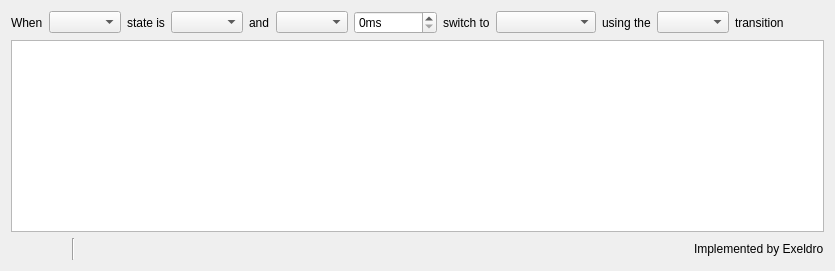
     <widget class="QWidget" name="mediaTab">
      <attribute name="title">
       <string notr="true">Media</string>
      </attribute>
      <layout class="QVBoxLayout" name="verticalLayout_28">
       <item>
        <layout class="QHBoxLayout" name="horizontalLayout_39">
         <item>
          <widget class="QLabel" name="label_48">
           <property name="text">
            <string>When</string>
           </property>
          </widget>
         </item>
         <item>
          <widget class="QComboBox" name="mediaSources"/>
         </item>
         <item>
          <widget class="QLabel" name="label_49">
           <property name="text">
            <string>state is</string>
           </property>
          </widget>
         </item>
         <item>
          <widget class="QComboBox" name="mediaStates"/>
         </item>
         <item>
          <widget class="QLabel" name="label_50">
           <property name="text">
            <string>and</string>
           </property>
          </widget>
         </item>
         <item>
          <widget class="QComboBox" name="mediaTimeRestrictions"/>
         </item>
         <item>
          <widget class="QSpinBox" name="mediaTime">
           <property name="suffix">
            <string notr="true">ms</string>
           </property>
           <property name="minimum">
            <number>0</number>
           </property>
           <property name="maximum">
            <number>1000000</number>
           </property>
          </widget>
         </item>
         <item>
          <widget class="QLabel" name="label_51">
           <property name="text">
            <string>switch to</string>
           </property>
          </widget>
         </item>
         <item>
          <widget class="QComboBox" name="mediaScenes">
           <property name="minimumSize">
            <size>
             <width>100</width>
             <height>0</height>
            </size>
           </property>
          </widget>
         </item>
         <item>
          <widget class="QLabel" name="label_52">
           <property name="text">
            <string>using the</string>
           </property>
          </widget>
         </item>
         <item>
          <widget class="QComboBox" name="mediaTransitions"/>
         </item>
         <item>
          <widget class="QLabel" name="label_53">
           <property name="text">
            <string>transition</string>
           </property>
          </widget>
         </item>
         <item>
          <spacer name="horizontalSpacer_29">
           <property name="orientation">
            <enum>Qt::Horizontal</enum>
           </property>
           <property name="sizeHint" stdset="0">
            <size>
             <width>40</width>
             <height>20</height>
            </size>
           </property>
          </spacer>
         </item>
        </layout>
       </item>
       <item>
        <widget class="QListWidget" name="mediaSwitches">
         <property name="enabled">
          <bool>true</bool>
         </property>
         <property name="sortingEnabled">
          <bool>false</bool>
         </property>
        </widget>
       </item>
       <item>
        <layout class="QHBoxLayout" name="horizontalLayout_40">
         <item>
          <widget class="QPushButton" name="mediaAdd">
           <property name="maximumSize">
            <size>
             <width>22</width>
             <height>22</height>
            </size>
           </property>
           <property name="flat">
            <bool>true</bool>
           </property>
           <property name="themeID" stdset="0">
            <string notr="true">addIconSmall</string>
           </property>
          </widget>
         </item>
         <item>
          <widget class="QPushButton" name="mediaRemove">
           <property name="maximumSize">
            <size>
             <width>22</width>
             <height>22</height>
            </size>
           </property>
           <property name="flat">
            <bool>true</bool>
           </property>
           <property name="themeID" stdset="0">
            <string notr="true">removeIconSmall</string>
           </property>
          </widget>
         </item>
         <item>
          <spacer name="horizontalSpacer_106">
           <property name="orientation">
            <enum>Qt::Horizontal</enum>
           </property>
           <property name="sizeType">
            <enum>QSizePolicy::Fixed</enum>
           </property>
           <property name="sizeHint" stdset="0">
            <size>
             <width>5</width>
             <height>20</height>
            </size>
           </property>
          </spacer>
         </item>
         <item>
          <widget class="Line" name="line_34">
           <property name="orientation">
            <enum>Qt::Vertical</enum>
           </property>
          </widget>
         </item>
         <item>
          <spacer name="horizontalSpacer_107">
           <property name="orientation">
            <enum>Qt::Horizontal</enum>
           </property>
           <property name="sizeType">
            <enum>QSizePolicy::Fixed</enum>
           </property>
           <property name="sizeHint" stdset="0">
            <size>
             <width>5</width>
             <height>20</height>
            </size>
           </property>
          </spacer>
         </item>
         <item>
          <widget class="QPushButton" name="mediaUp">
           <property name="maximumSize">
            <size>
             <width>22</width>
             <height>22</height>
            </size>
           </property>
           <property name="text">
            <string/>
           </property>
           <property name="icon">
            <iconset>
             <normaloff>../../../forms/images/up.svg</normaloff>../../../forms/images/up.svg</iconset>
           </property>
           <property name="flat">
            <bool>true</bool>
           </property>
           <property name="themeID" stdset="0">
            <string>upArrowIconSmall</string>
           </property>
          </widget>
         </item>
         <item>
          <widget class="QPushButton" name="mediaDown">
           <property name="maximumSize">
            <size>
             <width>22</width>
             <height>22</height>
            </size>
           </property>
           <property name="text">
            <string/>
           </property>
           <property name="icon">
            <iconset>
             <normaloff>../../../forms/images/down.svg</normaloff>../../../forms/images/down.svg</iconset>
           </property>
           <property name="flat">
            <bool>true</bool>
           </property>
           <property name="themeID" stdset="0">
            <string>downArrowIconSmall</string>
           </property>
          </widget>
         </item>
         <item>
          <spacer name="horizontalSpacer_35">
           <property name="orientation">
            <enum>Qt::Horizontal</enum>
           </property>
           <property name="sizeHint" stdset="0">
            <size>
             <width>40</width>
             <height>20</height>
            </size>
           </property>
          </spacer>
         </item>
         <item>
          <widget class="QLabel" name="label_54">
           <property name="text">
            <string>Implemented by Exeldro</string>
           </property>
          </widget>
         </item>
        </layout>
       </item>
      </layout>
     </widget>
